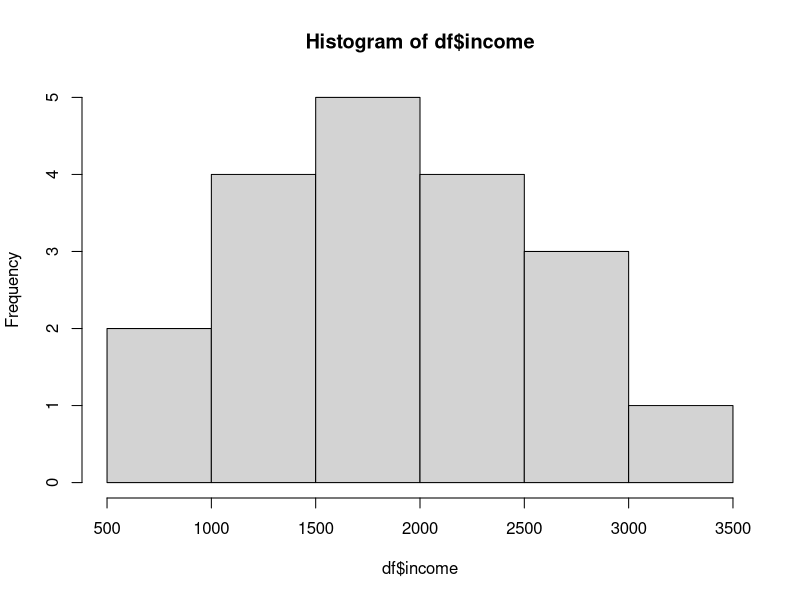
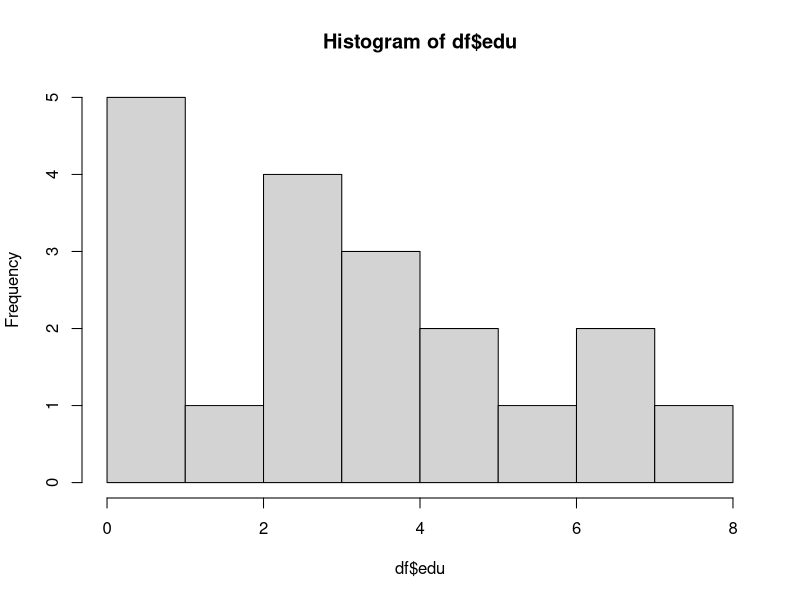
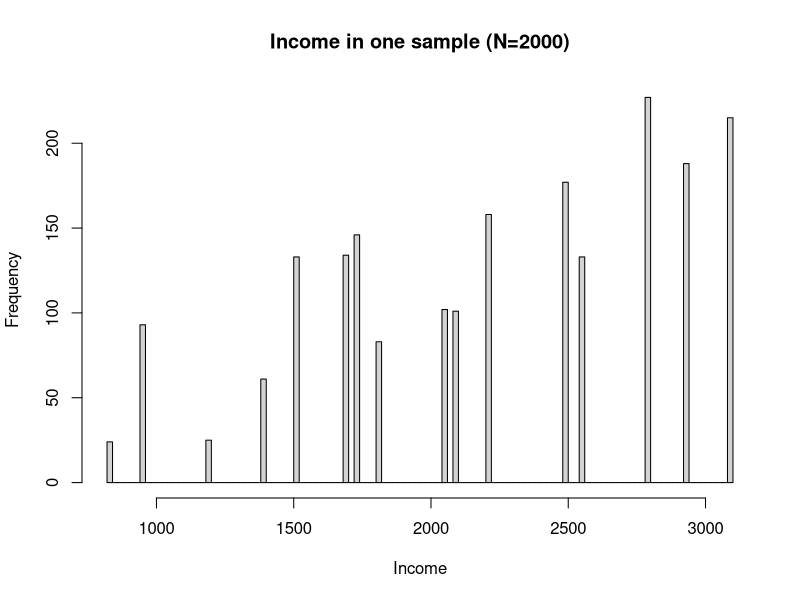
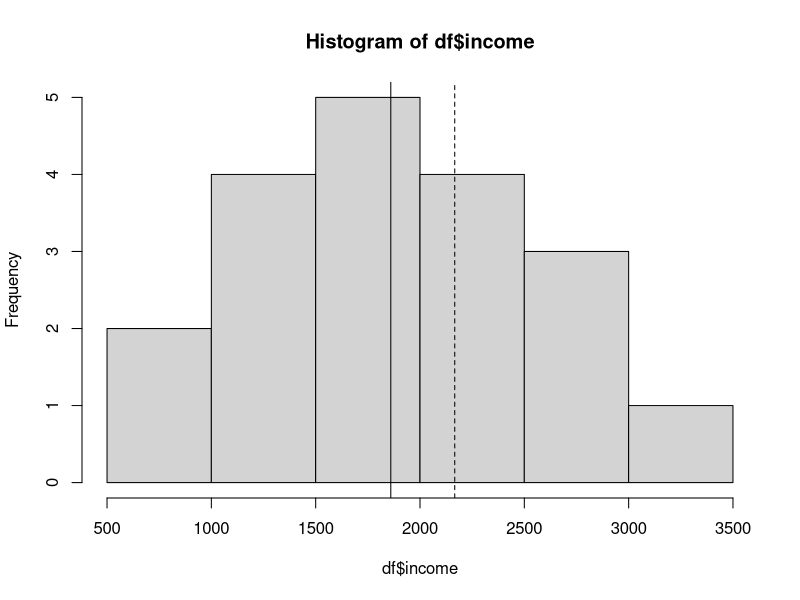
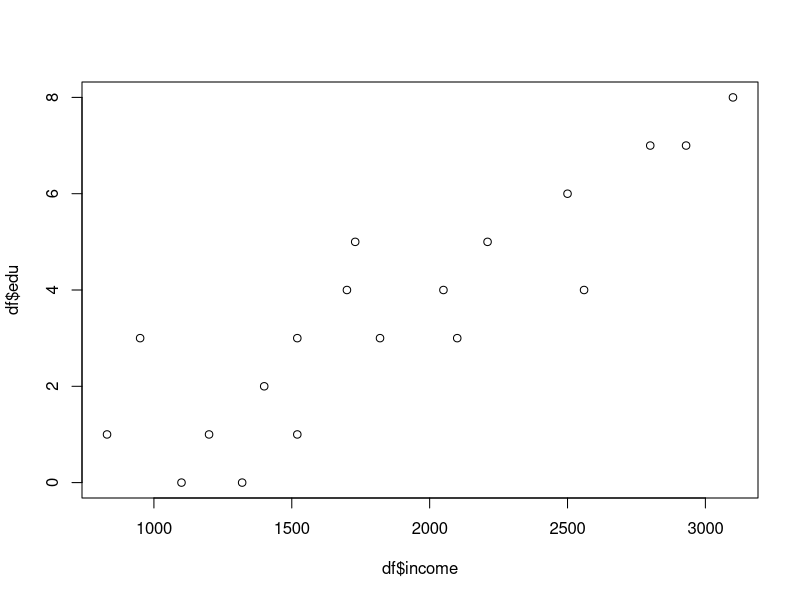
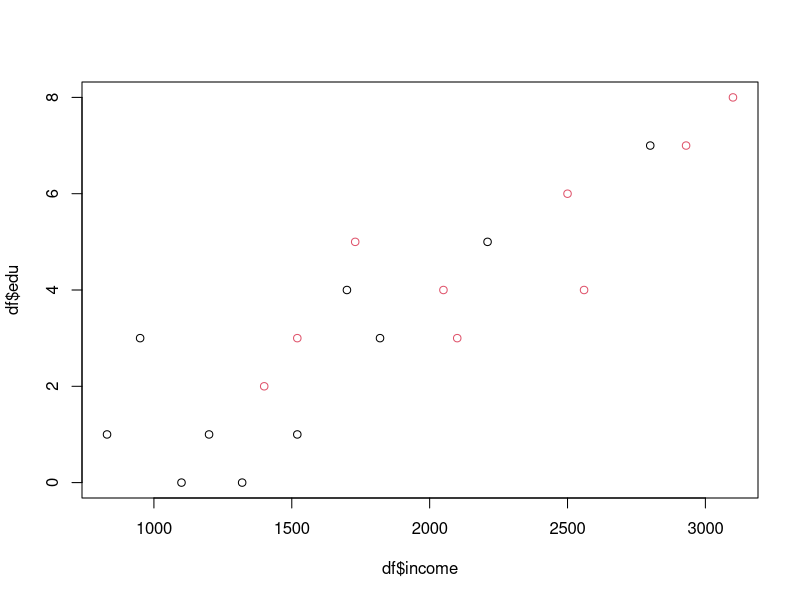
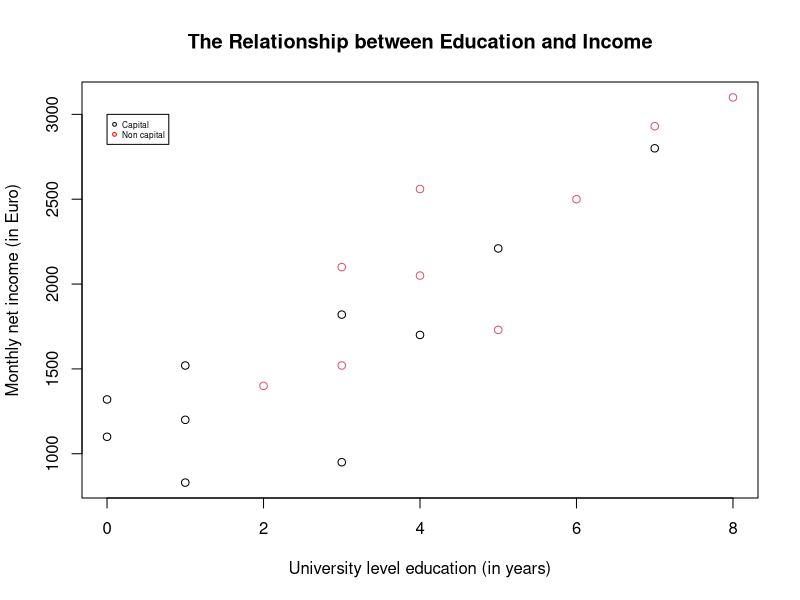

Generate these figures, in order, with R:

# Applied Statistical Analysis I      
# Tutorial 1: Introduction & stats review                        

# Get working directory
getwd()

# Set working directory 
setwd("D:/TCD_courses/2024_2025Autumn/Applied StatsQuant Methods I_Fall 2024/tutorials/01")
getwd()

### Data collection ----------

# Load data 

df <- read.csv("fictional_data.csv")

# First step, look at data
View(df)
str(df) # Present structure of R object
?str

head(df)

tail(df, 2)

### Descriptive analysis ----------

### Income ###
hist(df$income) # Distribution
mean(df$income) # Central tendency, mean
var(df$income) # Variability, variance
sd(df$income) # Variability, standard deviation
sd(df$income)/sqrt(length(df$income)) # Variability, standard **error**

# Step by step
df$income
length(df$income)
sqrt(length(df$income))
sqrt(19)
sd(df$income)/sqrt(length(df$income))

### Education ###
hist(df$edu) # Distribution
mean(df$edu) # Central tendency, mean
var(df$edu) # Variability, variance
sd(df$edu) # Variability, standard deviation
sd(df$edu)/sqrt(length(df$edu)) # Variability, standard **error**

# Get summary statistics for entire dataset
summary(df)


###Sampling###
s <- sample(df$income, size = 2000, replace = TRUE, prob = df$edu)

hist(s, breaks = 100, xlab = "Income", ylab = "Frequency", main = "Income in one sample (N=2000)")

# Mean of the population
print(weighted.mean(df$income, w = df$edu), digits = 6)
## 2244.33

# Mean of the one sample
print(mean(s), digits = 6)
## 2242.42

# Which kind of inferences can we make with regards to the population,
# based on the sample data?
mean(df$income) # Sample mean is estimate for population mean
sd(df$income)/sqrt(length((df$income))) 
# Standard **error** (Sample standard deviation adjusted by sample size)
# is estimate for standard deviation of the sampling distribution

# Why do we need standard error again? --> to calculate measures of
# uncertainty for our point estimate (e.g., confidence intervals, and p-values)

### 95% Confidence level ###
# Definition: Point estimate +/- Margin of error, 
# where margin of error is a multiple of the standard error

# What do we need?
mean(df$income) # Point estimate
sd(df$income)/sqrt(length((df$income))) # Standard error

# How to find the multiple?
# Looking at the normal distribution, we see that 
# 95% of observations lie within +/-1.96 (approximately 2)
# standard errors of point estimate 


# Lower bound
lower_95 = (mean(df$income))-(1.96)*(sd(df$income)/sqrt(length(df$incomed)))


# Upper bound
upper_95 = (mean(df$income))+(1.96)*(sd(df$income)/sqrt(length(df$income)))


# Print
lower_95
mean(df$income)
upper_95


### Histogram ###
hist(df$income)
abline(v=mean(df$income),col="black")
abline(v=lower_95,col="black",lty="dashed")
abline(v=upper_95,col="black",lty="dashed")


# How to calculate 99% confidence intervals?


x <- rnorm(200, mean = 0, sd = 1) 
mean(x)
## -0.07337356

sd(x)
## 0.9675932

x <- rnorm(1000000, mean = 0, sd = 1) 
mean(x)
## -0.000101218

sd(x)
## 1.000413



#For the standard normal distribution, find the area to the left of x = 1.96
pnorm(q = 1.96)
## 0.9750021

pnorm(q = -1.96)
## 0.0249979

qnorm(0.025) ## -1.959964
qnorm(0.975) ## 1.959964


qnorm(0.005) ## -2.575829
qnorm(0.995) ## 2.575829


# Lower bound
lower_99 = (mean(df$income))-(2.58)*(sd(df$income)/sqrt(length((df$income))))


# Upper bound
upper_99 = (mean(df$income))+(2.58)*(sd(df$income)/sqrt(length((df$income))))


# Print
lower_99
mean(df$income)
upper_99



n <- length(df$income)

qt(0.025, n-1, lower.tail = T)
## -2.100922


# Is there a relationship between education and income?

### Scatter plot ###
plot(df$income, df$edu)
plot(df$income,df$edu,
     col=df$cap+1) # Color over third variable (+1, because first color in R is white)

# Improve visualization and save
png(file="output/scatter_plot.png")
plot(df$edu,
     df$income,
     col=df$cap+1,
     ylab="Monthly net income (in Euro)",
     xlab="University level education (in years)",
     main="The Relationship between Education and Income")

# Add legend
legend(0,3000, # x and y position of legend
       legend=c("Capital", "Non capital"),
       col=c("black","red"),
       pch=1,        # Marker type (1 is default)
       cex = 0.5) 
dev.off()
